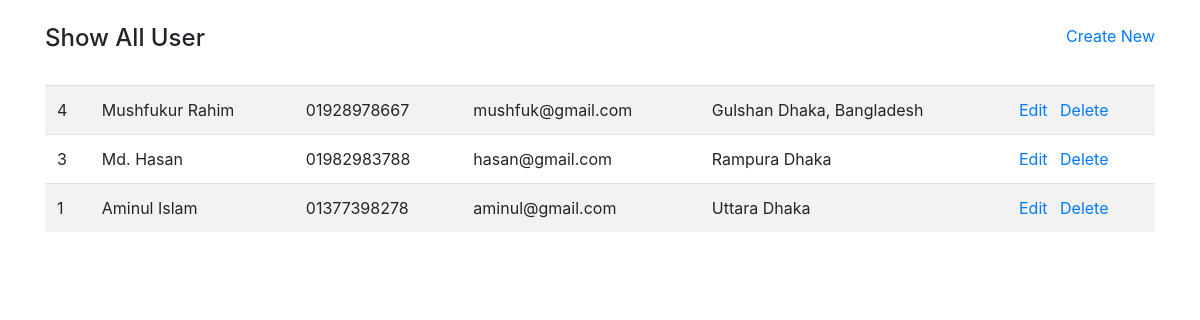
The page / on the database its author committed.
### tables this page shows
CREATE TABLE IF NOT EXISTS `users` (
  `id` bigint(20) UNSIGNED NOT NULL AUTO_INCREMENT,
  `name` varchar(255) NOT NULL,
  `email` varchar(255) NOT NULL,
  `phone` varchar(255) DEFAULT NULL,
  `address` varchar(255) DEFAULT NULL,
  PRIMARY KEY (`id`),
  UNIQUE KEY `users_email_unique` (`email`)
);

### Controllers/UserController.php (called while the page is built, shortened)
<?php
class UserController
{
	public function index()
	{
		$userObj = new User;
		$users = $userObj->select()->where('1 ORDER BY id DESC')->get();
		include './Views/user/show.php';
	}
}

### index.php (called while the page is built, shortened)
<?php
function url($link = '') {
	$url = trim(str_replace('index.php', '', $_SERVER['SCRIPT_NAME']), '/');
	if ($link) {
		$link = trim($link, '/');
		return $_SERVER['REQUEST_SCHEME'] .'://'. $_SERVER['SERVER_NAME'] ."/{$url}/{$link}";
	}
	return $url;
}
$base = url();
$route = explode('/', trim(
	preg_replace("/({$base})/", '', $_SERVER['REQUEST_URI'])
	, '/')
);
$method = next($route) ? current($route) : 'index';
$controller = new $controller;
$controller->{$method}();

### Models/DB.php (called while the page is built, shortened)
<?php
class DB implements Iterator
{
	private $conn;
	private $select = '*';
	private $where = '';
	public $table = '';
	public function __construct()
	{
		$connection_data = simplexml_load_file("database.xml");
		$host = $connection_data->host;
		$user = $connection_data->user;
		$pass = $connection_data->password;
		$db = $connection_data->database;
		$this->conn = new mysqli($host, $user, $pass, $db);
		$this->table = strtolower(\get_called_class()) . "s";
	}
	public function select(...$fields)
	{
		$this->select = $fields ? implode(', ', $fields) : "*";
		return $this;
	}
	public function get()
	{
		return $this->all();
	}
	public function all()
	{
		$sql = "SELECT {$this->select} FROM {$this->table}" . ($this->where ? " WHERE {$this->where}" : "");
		$result = $this->conn->query($sql);
		return $this;
	}
	public function where(string $condition)
	{
		$this->where = $condition;
		return $this;
	}
}

### Views/user/show.php (the view)
<?php include './Views/header.php'; ?>
	<div class="container">
		<div class="row">
			<div class="col-6">
				<h4 class = "py-4">Show All User</h4>
			</div>
			<div class="col-6 py-4 text-right">
				<a href="<?= url('/user/create') ?>">Create New</a>
			</div>
		</div>
		<table class = "table table-striped">
			<?php foreach ($users as $i => $user): ?>
				<tr>
					<td><?= $user->id ?></td>
					<td><?= $user->name ?></td>
					<td><?= $user->phone ?></td>
					<td><?= $user->email ?></td>
					<td><?= $user->address ?></td>
					<td>
						<a href="<?= url('user/edit/?id='.$user->id) ?>" class = "pr-2">Edit</a>
						<a href="<?= url('user/delete/?id='.$user->id) ?>">Delete</a>
					</td>
				</tr>
			<?php endforeach; ?>
		</table>
	</div>
<?php include './Views/footer.php'; ?>

### Views/header.php (shortened to what this page needs)
<!DOCTYPE html>
<html lang="en">
<head>
	<link rel="stylesheet" href="https://maxcdn.bootstrapcdn.com/bootstrap/4.0.0/css/bootstrap.min.css">
</head>
<body>

### Views/footer.php (shortened to what this page needs)
</body>
</html>

### rows shown on the page
users: id "4", name "Mushfukur Rahim", phone "01928978667", email "mushfuk@gmail.com", address "Gulshan Dhaka, Bangladesh"
users: id "3", name "Md. Hasan", phone "01982983788", email "hasan@gmail.com", address "Rampura Dhaka"
users: id "1", name "Aminul Islam", phone "01377398278", email "aminul@gmail.com", address "Uttara Dhaka"
